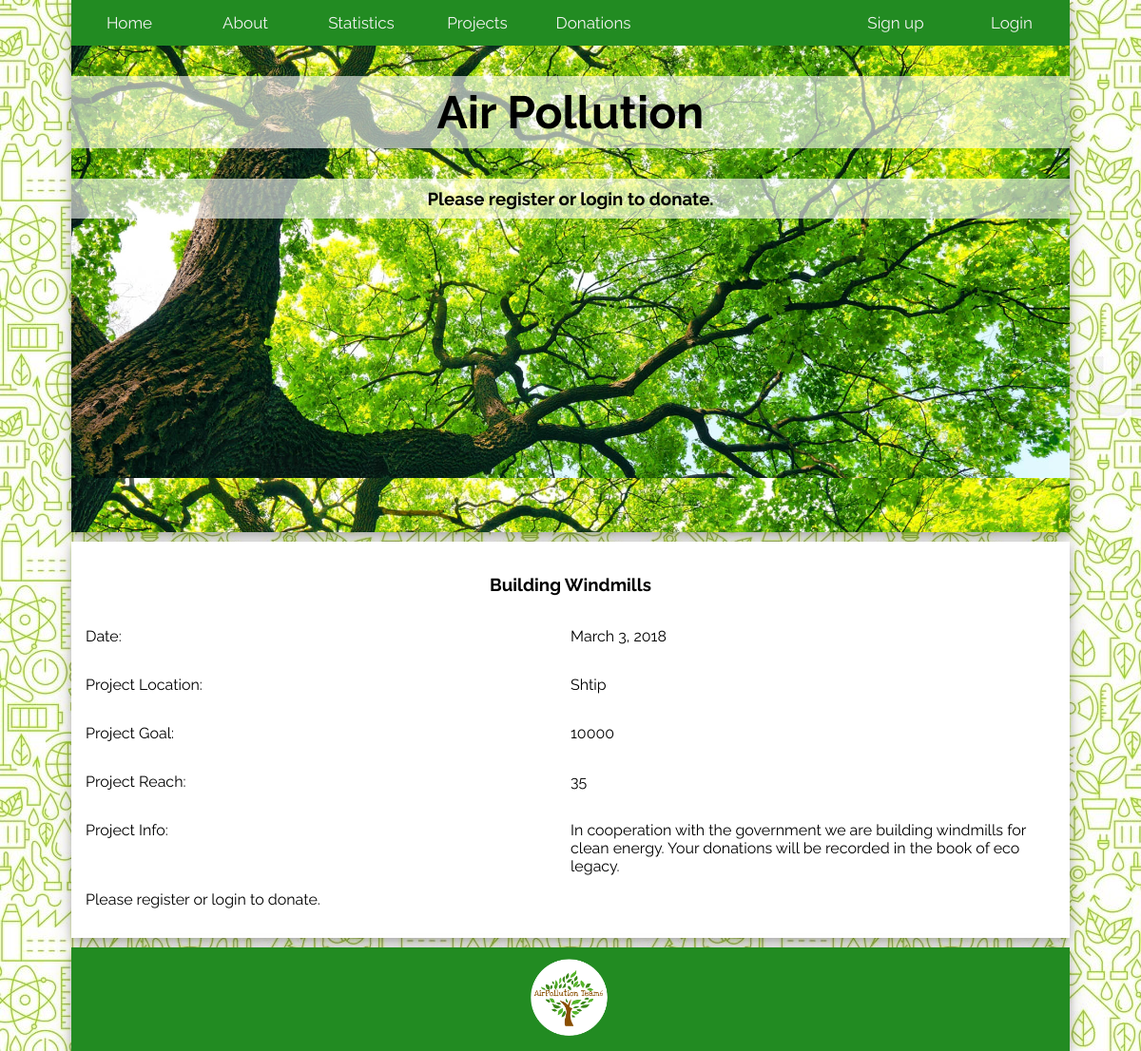
/projects/3/, run on the app's committed database.
### projects/models.py (models this page shows, shortened)
class Project(models.Model):
    project_id = models.AutoField(primary_key=True)
    project_Name = models.CharField(max_length=200)
    project_Location = models.CharField(max_length=100)
    project_Info = models.TextField(max_length=1000)
    project_Goal = models.BigIntegerField()
    project_Reach = models.BigIntegerField()
    project_Date = models.DateField()

### projects/views.py (the view)
# urls.py: url(r'^(?P<project_id>[0-9]+)/$', projects_views.project, name='project_list'),
def project(request, project_id):
    if request.method == 'POST':
        form = NewDonationForm(request.POST)
        if form.is_valid():
            donated = form.cleaned_data.get('amount_to_Donate')
            update_info = Project.objects.get(pk=project_id)
            update_info.project_Reach = update_info.project_Reach + donated
            update_info.save()
            current_user = request.user.id
            update_donation = Donation(user_Id = current_user, project_Id = project_id, donated = donated)
            update_donation.save()
            return redirect('thankyou')
    else:
        form = NewDonationForm()
        project_list = Project.objects.get(pk=project_id)
        template = loader.get_template('project_info.html')
        context = {
            'project_list': project_list,
        }
    return render(request, 'project_info.html', {'project_list': project_list, 'form': form})

### templates/project_info.html
{% extends 'base.html' %}
{% block content %}
  <div>
    {% if project_list %}
        <h3>{{ project_list.project_Name }}</h3>
        <div style="">
            <p style="float:left; width: 50%; border-color: green;">Date:</p>
            <p style="float:left; width: 50%; border-color: green;">{{ project_list.project_Date }}</p>
        </div>
        <div style="">
            <p style="float:left; width: 50%; border-color: green;">Project Location:</p>
            <p style="float:left; width: 50%;border-color: green;">{{ project_list.project_Location }}</p>
        </div>
        <div style="">
            <p style="float:left; width: 50%; border-color: green;">Project Goal:</p>
            <p style="float:left; width: 50%; border-color: green;">{{ project_list.project_Goal }}</p>
        </div>
        <div style="">
            <p style="float:left; width: 50%; border-color: green;">Project Reach:</p>
            <p style="float:left; width: 50%;border-color: green;">{{ project_list.project_Reach }}</p>
        </div>
        <div style="">
            <p style="float:left; width: 50%;border-color: green;">Project Info:</p>
            <p style="float:left; width: 50%; border-color: green;">{{ project_list.project_Info }}</p>
        </div>
        {% if user.is_authenticated %}
        {% if project_list.project_Reach < project_list.project_Goal %}
        <center><form method="post" style="margin: 10px;">
        {% csrf_token %}
        {{ form }}
        <input type="submit" value="Donate" />
        </form></center>
        {% else %}
        <p>Project Goal is Reached. Thank you.</p>
        {% endif %}
        {% else %}
        <p>Please register or login to donate.</p>
        {% endif %}
    {% else %}
        <p>No projects are available.</p>
    {% endif %}
  </div>
{% endblock %}

### static/css/style.css (style rules this page uses)
@media screen and (min-width: 961px) { body { width: 90%; padding: 0px 15px 0px 15px; overflow:auto; height:100%; } }
* { font-family: 'Raleway', sans-serif; box-sizing: border-box; }
h3 { text-align: center; }
html { height: 100%; }
body { background-image: url("/static/images/background.jpg"); overflow-y:scroll; background-color: #98FB98; margin: auto; }

### data on the page
Project: project_Name "Building Windmills", project_Date "March 3, 2018", project_Location "Shtip", project_Goal "10000", project_Reach "35", project_Info "In cooperation with the government we are building windmills for clean energy. Your donations will be recorded in the book of eco legacy."
